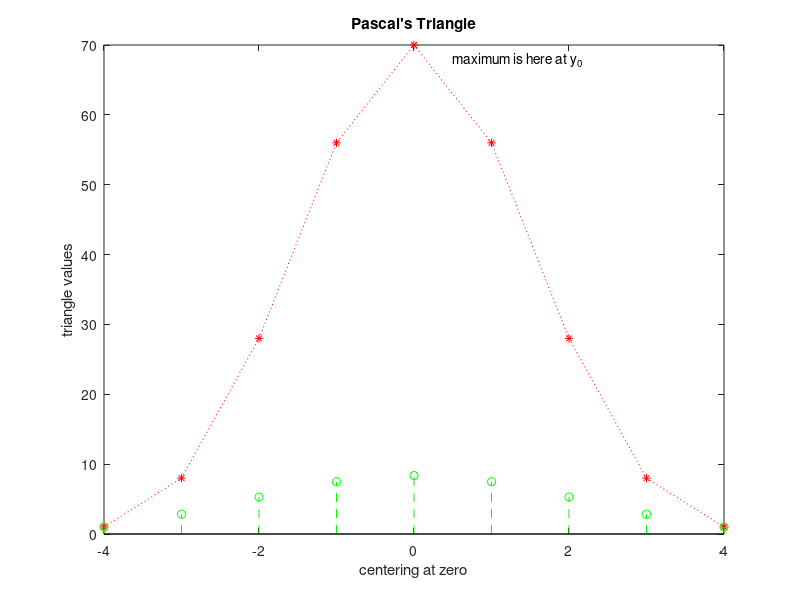

MATLAB code for this plot:
% Programming Fundamentals Using MATLAB, Michael Weeks Copyright 2020
%

    % Make x and y
    pascal3 = conv([1, 1], [1, 1]);
    pascal5 = conv(pascal3, pascal3);
    y = conv(pascal5, pascal5);
    x = (1:length(y)) - 5;

    % Show x,y
    figure();
    plot(x, y, 'r*:');

    % Make another array: y2
    y2 = sqrt(y);

    % Show y2 on the same figure
    hold on;
    stem(x, y2, 'go--');

    % Put some text on the figure.
    xlabel('centering at zero');
    ylabel('triangle values');
    title('Pascal''s Triangle');
    text(0.5, 68, 'maximum is here at y_0');


